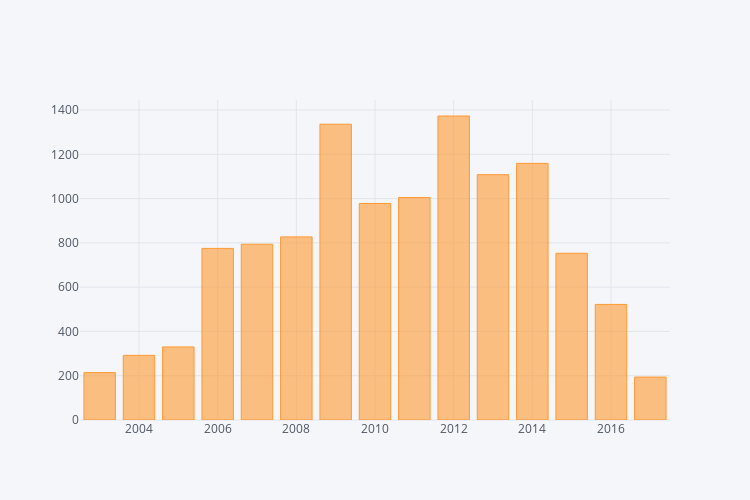

Here is the notebook cell this chart was saved with:
### Markdown cell above
## Number of Commits per Year by a specific Author

### Code cell
iplot(commits_per_author_year.loc['Eelco Dolstra'].iplot(asFigure=True, dimensions=(750, 500), kind="bar"))

### Figure 1 — Plotly figure (JSON) as saved in the notebook; plotly's stock layout.template omitted (floating-point values rounded to 4 significant figures)
{"data": [{"marker": {"color": "rgba(255, 153, 51, 0.6)", "line": {"color": "rgba(255, 153, 51, 1.0)", "width": 1}}, "name": "Eelco Dolstra", "orientation": "v", "text": "", "type": "bar", "x": [2003, 2004, 2005, 2006, 2007, 2008, 2009, 2010, 2011, 2012, 2013, 2014, 2015, 2016, 2017], "y": [214, 292, 330, 775, 794, 827, 1336, 978, 1005, 1373, 1108, 1159, 753, 522, 194]}], "layout": {"height": 500, "legend": {"bgcolor": "#F5F6F9", "font": {"color": "#4D5663"}}, "paper_bgcolor": "#F5F6F9", "plot_bgcolor": "#F5F6F9", "titlefont": {"color": "#4D5663"}, "width": 750, "xaxis1": {"gridcolor": "#E1E5ED", "showgrid": true, "tickfont": {"color": "#4D5663"}, "title": "", "titlefont": {"color": "#4D5663"}, "zerolinecolor": "#E1E5ED"}, "yaxis1": {"gridcolor": "#E1E5ED", "showgrid": true, "tickfont": {"color": "#4D5663"}, "title": "", "titlefont": {"color": "#4D5663"}, "zerolinecolor": "#E1E5ED"}}}
